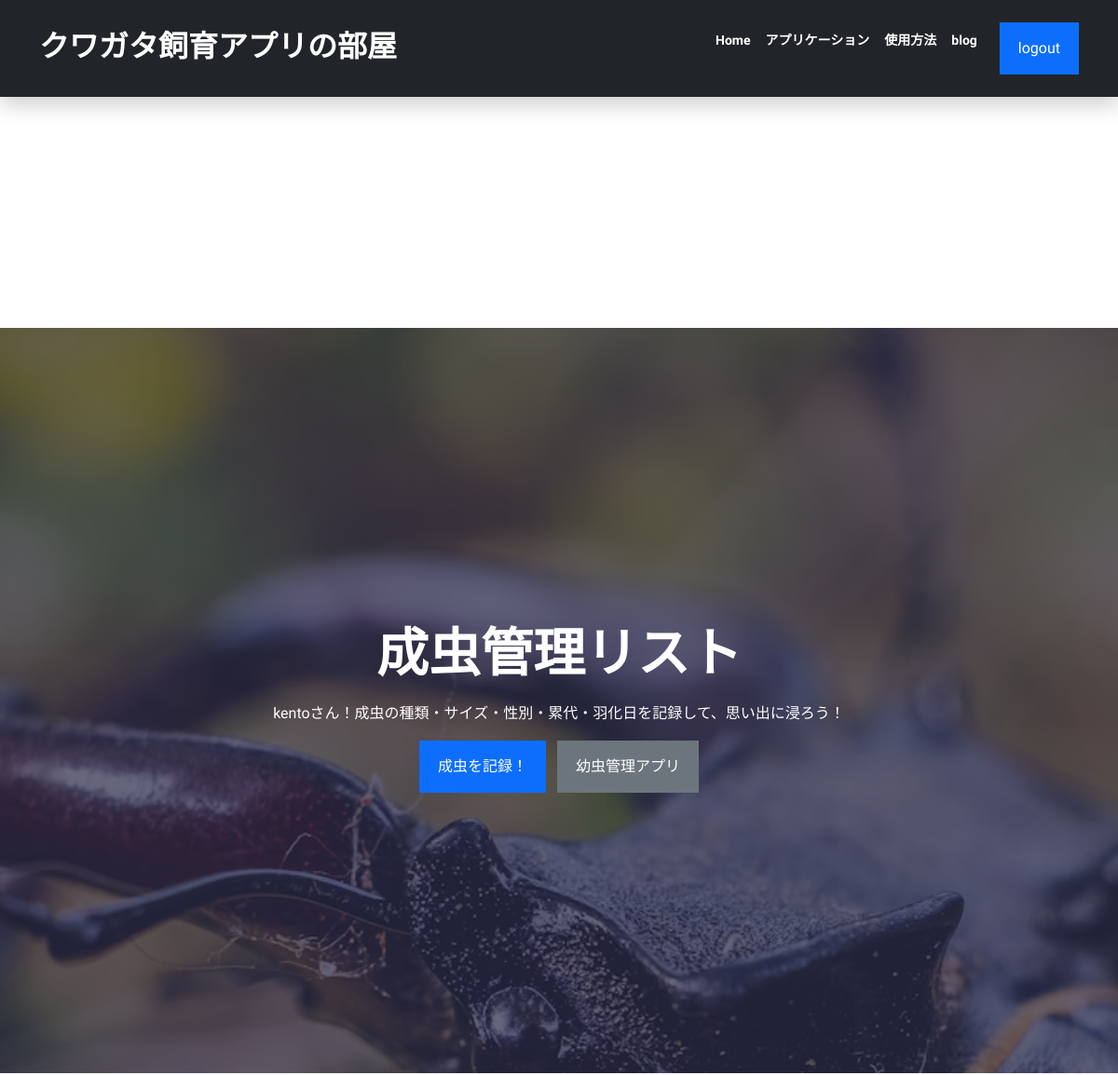
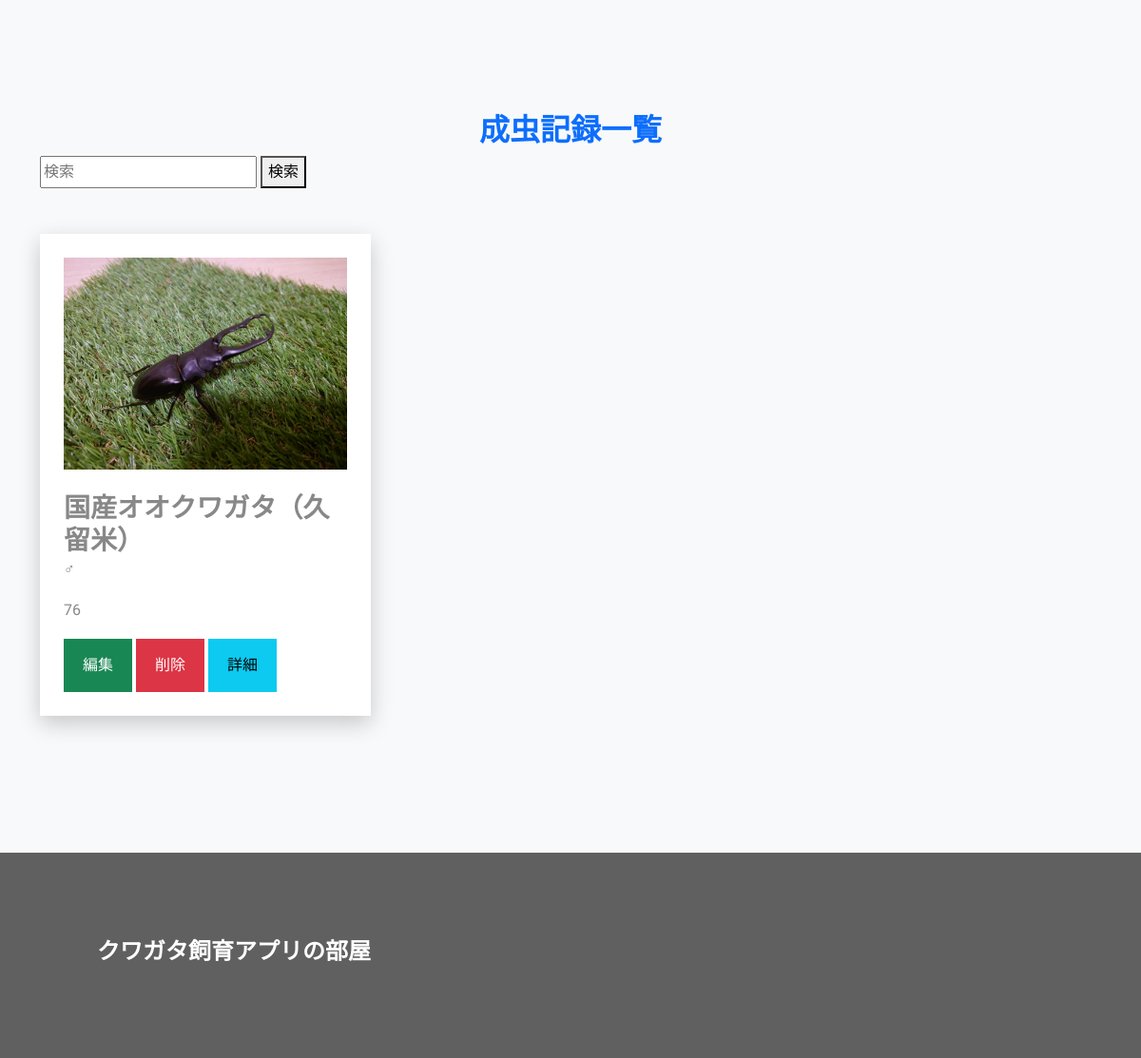
The app's page /adult/list/ (signed in) with its own data (2 pictures, top to bottom).
### adult/models.py (models this page shows, shortened)
class Adultmodel(models.Model):
    user = models.ForeignKey(User, on_delete=models.CASCADE,related_name='adult',null=True)#追加
    name = models.CharField('名前',max_length=100)
    gender = models.CharField(
        '性別',
        max_length=50,
        choices=GENDER,
    )
    gener=models.CharField('累代',max_length=100)
    size = models.CharField('サイズ',max_length=100)
    date = models.DateField('羽化日')
    memo = models.TextField('メモ')
    image = models.ImageField(upload_to='images/',null=True,blank=True)

### adult/views.py (the view)
# urls.py: path('list/',login_required(views.Adultlist),name='list'),
def Adultlist(request):
    user = request.user
    obj = user.adult.all()
    context = {
        'user':user, 'obj':obj
    }
    return render(request, 'list.html',context)

### kakeibo/my_context_processor.py (called while the page is built)
def common(request):
    now = datetime.now()
    return {"now_year": now.year,
            "now_month": now.month}

### templates/list.html (shortened to what this page needs)
{% extends 'base.html' %}
{% load static %}
{% block content %}
<div class="hero1 vh-100 d-flex align-items-center" id="home">
    <div class="container mt-3">
        <div class="row">
            <div class="col-lg-7 mx-auto text-center">
                <h1 class="display-4 text-white">成虫管理リスト</h1>
                <p class="text-white my-3">
                    {{ user }}さん！成虫の種類・サイズ・性別・累代・羽化日を記録して、思い出に浸ろう！
                </p>
                <a href="{% url 'adult:create' %}" class="btn btn-primary me-2">成虫を記録！</a>
                <a href="{% url 'child:child_list' %}" class="btn btn-secondary">幼虫管理アプリ</a>
            </div>
        </div>
    </div>
</div>
<section id="blog" class="bg-light">
    <div class="container">
        <div class="row mb-4">
            <div class="col-md-8 mx-auto text-center">
                <h2 class="text-primary">成虫記録一覧</h2>
            </div>
            <form method="GET" action="{% url 'adult:search' %}">
                <input type="text" name="query" id="id_query" placeholder="検索">
                <button type="submit">検索</button>
            </form>
            <div class="row g-4">
                {% for item in obj %}
                    <div class="col-md-4">
                        <div class="blog-card card-effect">
                            {% if item.image %}
                                <img src="{{ item.image.url }}" alt="">
                            {% endif %}
                            <h3 class="mb-0 mt-4"><a href="{% url 'adult:adult_detail' item.pk %}">{{ item.name }}</a></h3>
                            <p>{{ item.get_gender_display }}</p>
                            <p>{{ item.size }}</p>
                            <a href="{% url 'adult:adult_update' item.pk %}" class="btn btn-success" role="button" aria-disabled="true">編集</a>
                            <a href="{% url 'adult:adult_delete' item.pk %}" class="btn btn-danger" role="button" aria-disabled="true">削除</a>
                            <a href="{% url 'adult:adult_detail' item.pk %}" class="btn btn-info" role="button" aria-disabled="true">詳細</a>
                        </div>
                    </div>
                {% endfor %}
            </div>
        </div>
    </div>
</section>
{% endblock %}

### static/style.css (style rules this page uses)
:root { --primary: #0d6efd; --dark: #606061; --body: #888; --box-shadow: 0 8px 22px rgba(0, 0, 0, 0.2); }
body { font-family: Sora, "sans-serif"; line-height: 1.7; color: var(--body); }
h1, h2, h4, h3, h5, h6, .display-4 { color: var(--dark); font-weight: 700; }
a { color: var(--body); text-decoration: none; }
img { width: 100%; }
.btn { padding: 14px 18px; border-width: 2px; border-radius: 0; }
.hero1 { background-image: url(/static/img/photo-1591840061552-33444ef3b0b3.avif); background-position: center; background-size: cover; background-attachment: fixed; position: relative; z-index: 2; }
.hero1::after { content: ""; width: 100%; height: 100%; position: absolute; top: 0; left: 0; background-color: rgba(37, 39, 71, 0.7); z-index: -1; }
section { padding-top: 120px; padding-bottom: 120px; }
.card-effect { box-shadow: var(--box-shadow); background-color: #fff; padding: 25px; transition: all 0.35s ease; }

### records on screen
Adultmodel: image (picture), name "国産オオクワガタ（久留米）", gender "♂", size "76"

### other values on screen
{{ user }} "kento"
